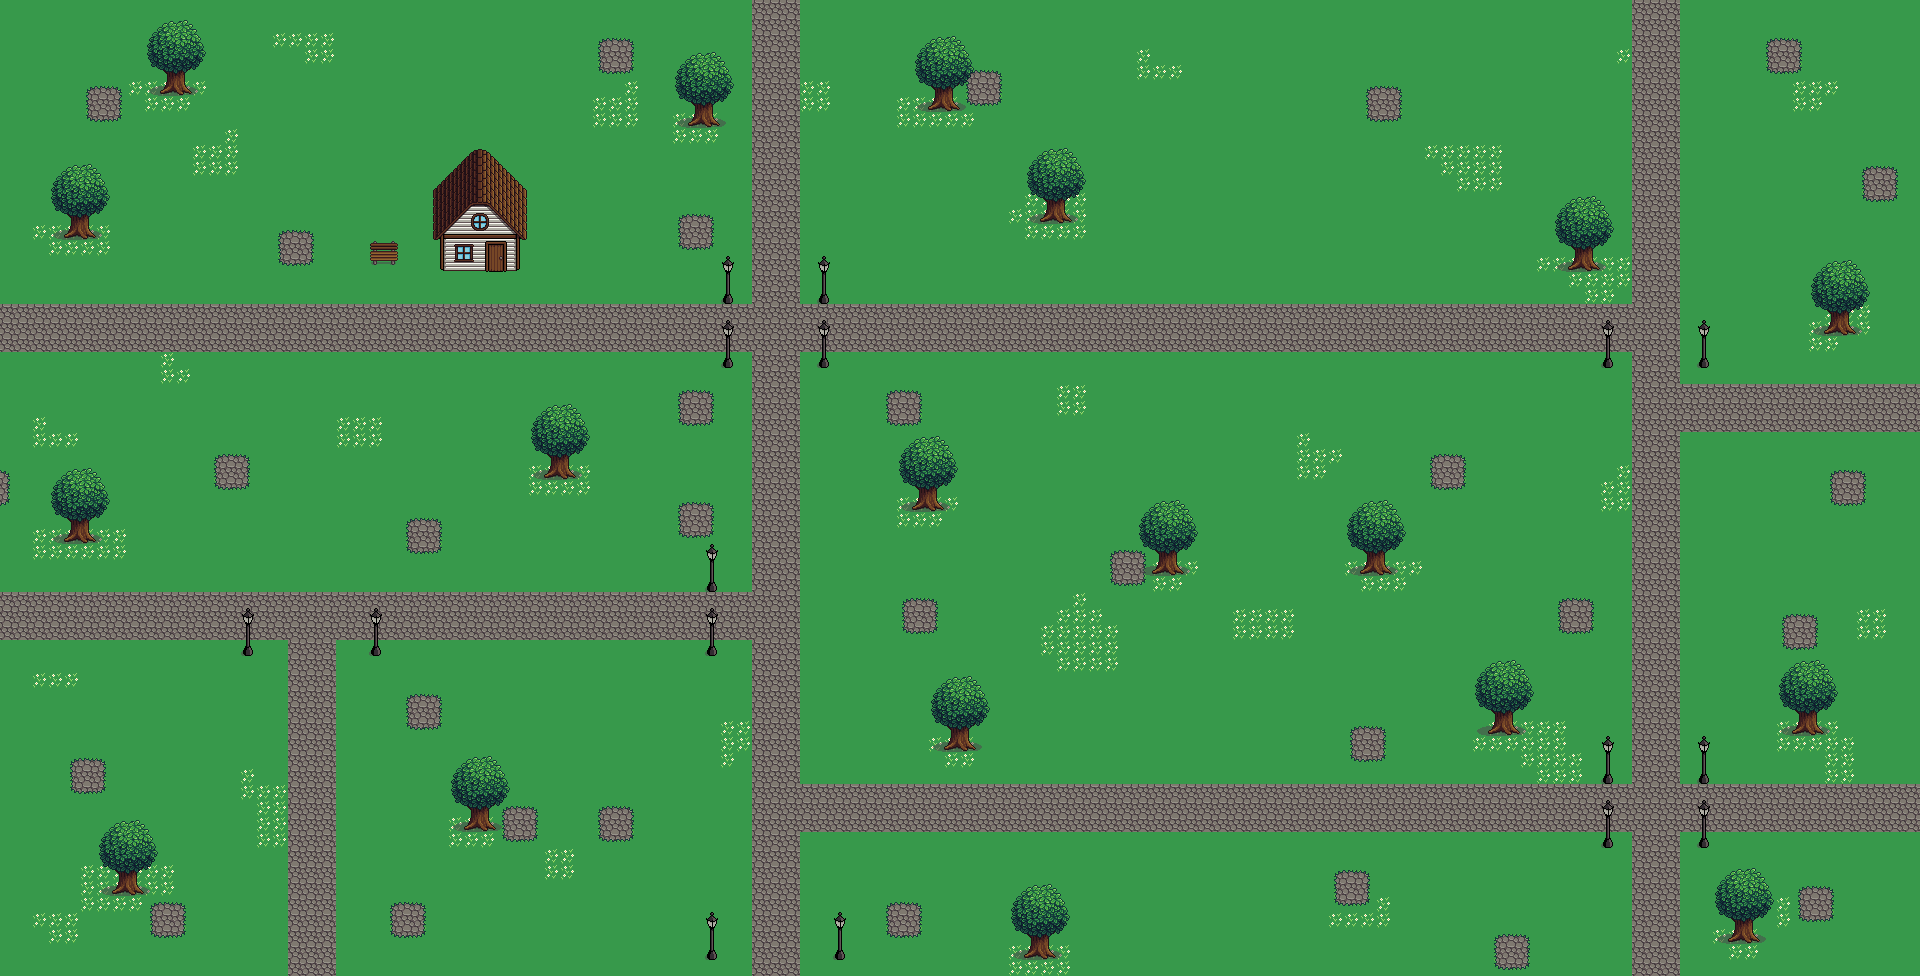

Tiled map render using the project's own tile images. Description and the map definition, with tile-layer contents summarised, below:
An orthogonal 120x61 tile map with 16x16 px tiles, 8 tile layers (PlainGrass, Flowers, Road, SquareRocks, ...), 3 tilesets.

<map version="1.10" tiledversion="1.10.1" orientation="orthogonal" renderorder="right-down" width="120" height="61" tilewidth="16" tileheight="16" infinite="0" nextlayerid="10" nextobjectid="1">
 <editorsettings>
  <export target="SimpleMap.json" format="json" />
 </editorsettings>
 <tileset firstgid="1" name="Ground_tileset" tilewidth="16" tileheight="16" tilecount="256" columns="16">
  <image source="../spritesheets/ground_spritesheet.png" width="256" height="256" />
 </tileset>
 <tileset firstgid="257" name="objects_tileset" tilewidth="16" tileheight="16" tilecount="1024" columns="32">
  <image source="../spritesheets/objects_spritesheet.png" width="512" height="512" />
 </tileset>
 <tileset firstgid="1281" name="premade_buildings_tileset" tilewidth="16" tileheight="16" tilecount="1024" columns="32">
  <image source="../spritesheets/premade_buildings_spritesheet.png" width="512" height="512" />
 </tileset>
 <layer id="1" name="PlainGrass" width="120" height="61">
  <data>[7320 cells, 7320 non-empty, 1 distinct tile ids]</data>
 </layer>
 <layer id="2" name="Flowers" width="120" height="61">
  <data>[7320 cells, 345 non-empty, 1 distinct tile ids]</data>
 </layer>
 <layer id="3" name="Road" width="120" height="61">
  <data>[7320 cells, 1113 non-empty, 1 distinct tile ids]</data>
 </layer>
 <layer id="4" name="SquareRocks" width="120" height="61">
  <data>[7320 cells, 273 non-empty, 9 distinct tile ids]</data>
 </layer>
 <layer id="5" name="Trees" width="120" height="61">
  <data>[7320 cells, 380 non-empty, 20 distinct tile ids]</data>
 </layer>
 <layer id="8" name="Lamppost" width="120" height="61">
  <data>[7320 cells, 48 non-empty, 3 distinct tile ids]</data>
 </layer>
 <layer id="9" name="Bench" width="120" height="61">
  <data>[7320 cells, 4 non-empty, 4 distinct tile ids]</data>
 </layer>
 <layer id="6" name="House" width="120" height="61">
  <data>[7320 cells, 48 non-empty, 48 distinct tile ids]</data>
 </layer>
</map>
